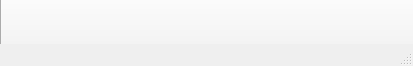
<?xml version="1.0" encoding="UTF-8"?>
<ui version="4.0">
 <class>MainWindow</class>
 <widget class="QMainWindow" name="MainWindow">
  <property name="geometry">
   <rect>
    <x>0</x>
    <y>0</y>
    <width>413</width>
    <height>66</height>
   </rect>
  </property>
  <property name="windowTitle">
   <string>MainWindow</string>
  </property>
  <widget class="QWidget" name="centralwidget">
   <widget class="QPushButton" name="open">
    <property name="geometry">
     <rect>
      <x>0</x>
      <y>-20</y>
      <width>421</width>
      <height>101</height>
     </rect>
    </property>
    <property name="text">
     <string/>
    </property>
    <property name="icon">
     <iconset resource="images.qrc">
      <normaloff>:/image/arrow.png</normaloff>:/image/arrow.png</iconset>
    </property>
    <property name="iconSize">
     <size>
      <width>60</width>
      <height>60</height>
     </size>
    </property>
   </widget>
  </widget>
  <widget class="QMenuBar" name="menubar">
   <property name="geometry">
    <rect>
     <x>0</x>
     <y>0</y>
     <width>413</width>
     <height>25</height>
    </rect>
   </property>
  </widget>
  <widget class="QStatusBar" name="statusbar"/>
 </widget>
 <resources>
  <include location="images.qrc"/>
 </resources>
 <connections/>
</ui>
